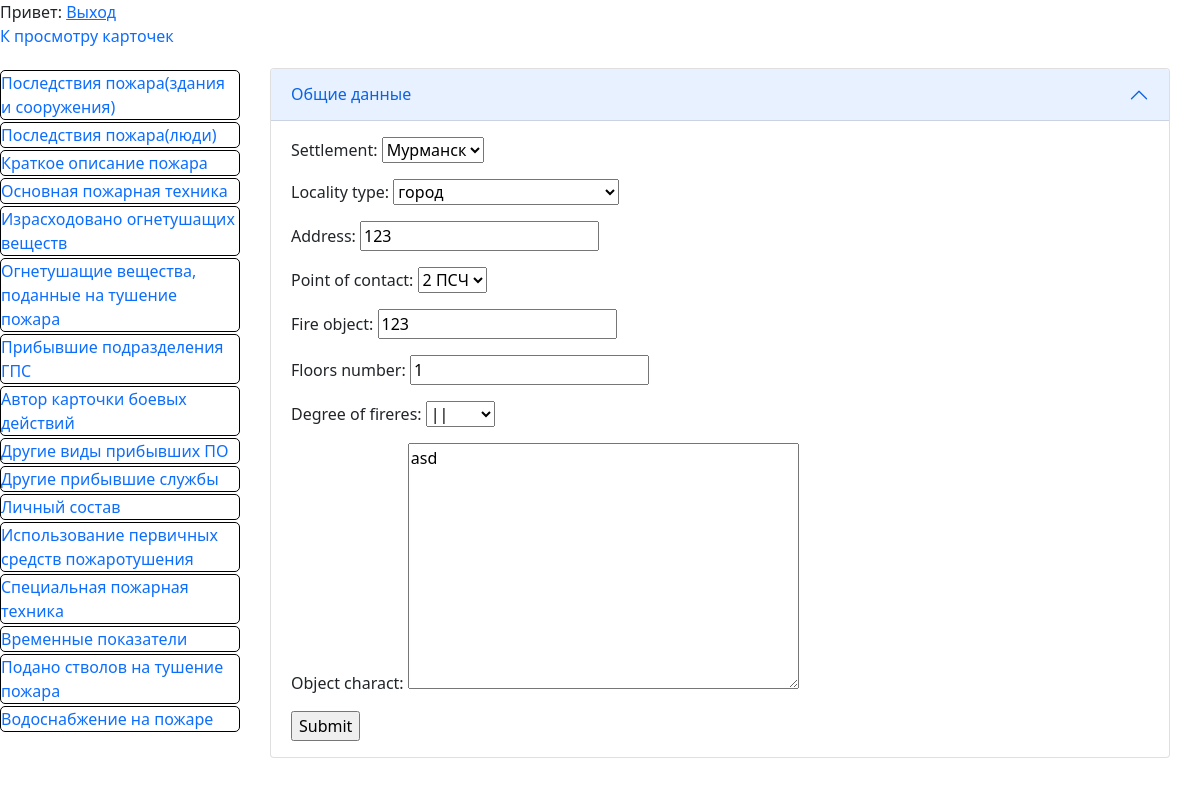
Page /card/1/ (signed in) on the committed database.
### fire/models.py (models this page shows)
class GeneralData(models.Model):
    sattelment_choices = [("murmansk", "Мурманск")]
    locality_type_choices = [
        ("town", "город"),
        ("village", "село"),
        ("township", "поселок"),
        ("station", "станция"),
        ("siding", "разъезд"),
        ("oth_locals", "иные населённые пункты"),
    ]
    pof_choices = [("fs_1", "1 ПСЧ"), ("fs_2", "2 ПСЧ")]
    dof_choices = [
        (1, "|"),
        (2, "||"),
        (3, "|||"),
    ]
    card_id = models.AutoField(primary_key=True)
    settlement = models.CharField(
        max_length=300, null=False, blank=False, choices=sattelment_choices
    )
    locality_type = models.CharField(
        max_length=300, null=False, blank=False, choices=locality_type_choices
    )
    address = models.CharField(max_length=300, null=False, blank=False)
    point_of_contact = models.CharField(
        max_length=300, null=False, blank=False, choices=pof_choices
    )
    fire_object = models.CharField(max_length=300, null=False, blank=False)
    floors_number = models.IntegerField(null=True, blank=True)
    degree_of_fireres = models.IntegerField(null=True, blank=True, choices=dof_choices)
    object_charact = models.TextField(null=False, blank=False)
    update = models.DateTimeField(auto_now=True, null=True, blank=True)

### fire/views.py (the view)
# urls.py: path('card', views.card_page, name="card-create"),
def card_page(request, card_id=None):
    if request.method == "POST":
        if card_id:
            gd = get_object_or_404(GeneralData, card_id=card_id)
        else:
            gd = None
        gd_form = GeneralDataForm(data=request.POST, instance=gd)
        if gd_form.is_valid():
            gd = gd_form.save()
            return HttpResponseRedirect(resolve_url("card-edit", card_id=gd.card_id))
        else:
            return render(
                request,
                "general_data.html",
                context={"card_id": card_id, "gd_form": gd_form},
            )
    else:
        if card_id:
            gd = get_object_or_404(GeneralData, card_id=card_id)
        else:
            gd = None
        gd_form = GeneralDataForm(instance=gd)
    context = {
        "card_id": card_id,
        "gd_form": gd_form,
    }
    return render(request, "general_data.html", context=context)

### fire/forms.py
class GeneralDataForm(ModelForm):
    class Meta:
        model = GeneralData
        fields = [
            "settlement",
            "locality_type",
            "address",
            "point_of_contact",
            "fire_object",
            "floors_number",
            "degree_of_fireres",
            "object_charact",
        ]

### fire/templates/general_data.html (shortened to what this page needs)
{% extends 'base_card.html' %}
{% block card_info %}
<div class="accordion" id="accordionPanelsStayOpenExample">
  <div class="accordion-item">
    <h2 class="accordion-header" id="panelsStayOpen-headingOne">
      <button
        class="accordion-button"
        type="button"
      >
        Общие данные
      </button>
    </h2>
    <div
      id="panelsStayOpen-collapseOne"
    >
      <div class="accordion-body">
        <form
          action=
            {% if card_id %}
              {% url 'card-edit' card_id %}
            {% else %}
            {% url 'card-create'  %}
              {% endif %}
          method="POST">
          {{ gd_form.as_p }}
          <input type="submit" value="Submit">
        </form>
      </div>
    </div>
  </div>
</div>
</div>
{% endblock card_info %}

### fire/static/main_style.css (style rules this page uses)
* { font-family: Noto Sans, sans-serif !important; }

### fire/static/style.css (style rules this page uses)
* { font-family: Noto Sans, sans-serif !important; }

### rows in the picture
GeneralData: settlement "Мурманск", locality_type "город", address "123", point_of_contact "2 ПСЧ", fire_object "123", floors_number "1", degree_of_fireres "||", object_charact "asd"
